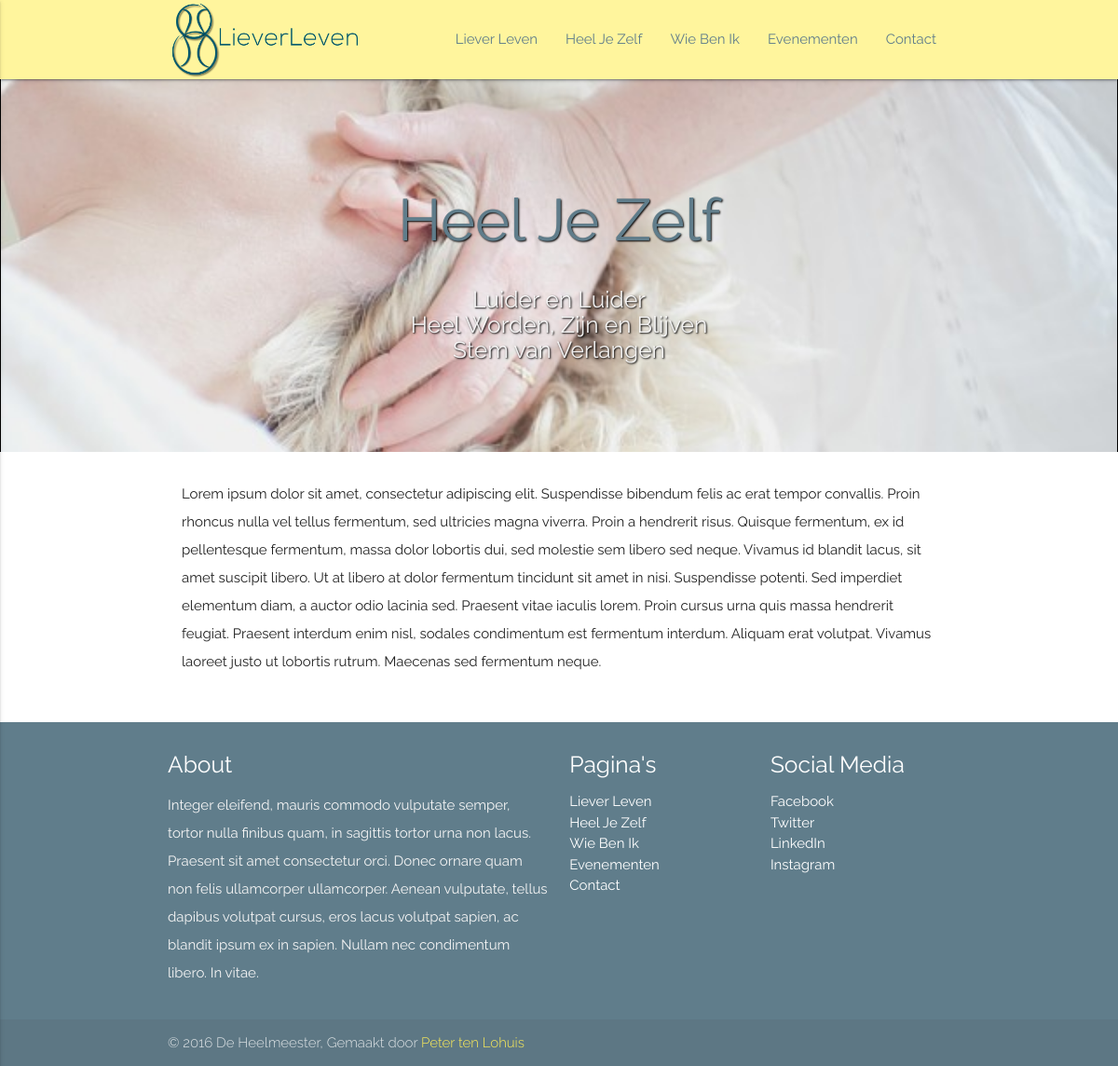
/content/heeljezelf/, run on the app's committed database.
### haiku_app/models.py (models this page shows, shortened)
class Haiku(models.Model):
    timestamp = models.DateTimeField(auto_now=False, auto_now_add=True)
    title = models.CharField(max_length=256)
    url_title = models.CharField(max_length=32, default='hello')
    image = models.ImageField(upload_to="img", blank=True)
    line_one = models.CharField(max_length=64)
    line_two = models.CharField(max_length=64)
    line_three = models.CharField(max_length=64)
    text = models.TextField()
    class Meta:
        verbose_name = "Haiku"
        verbose_name_plural = "Haiku's"

### haiku_app/views.py (the view)
# urls.py: url(r'^(?P<title_obj>[\w\-]+)/$', views.detailed, name='EvenementDetailed'),
def detailed(request, title_obj):
    haiku = Haiku.objects.get(url_title=title_obj)
    context = {
        'haiku': haiku,
    }
    return render(request, 'detailed.html', context)

### templates/detailed.html (shortened to what this page needs)
{% load staticfiles %}
<!DOCTYPE html>
<html lang="en">
<head>
  <link href="{% static 'css/materialize.css' %}" type="text/css" rel="stylesheet" media="screen,projection"/>
  <link href="{% static 'css/style.css' %}" type="text/css" rel="stylesheet" media="screen,projection"/>
</head>
<body>
  <nav class="yellow lighten-3" role="navigation">
    <div class="nav-wrapper container">
      <a id="logo-container" href="/" class="brand-logo"><img class="that-logo" src="{% static 'img/logo.png' %}" alt="Liever Leven"></a>
      <ul class="right hide-on-med-and-down">
        <li><a href="/content/lieverleven/" class="blue-grey-text">Liever Leven</a></li>
        <li><a href="/content/heeljezelf/" class="blue-grey-text">Heel Je Zelf</a></li>
        <li><a href="/content/wiebenik/" class="blue-grey-text">Wie Ben Ik</a></li>
        <li><a href="/evenementen/" class="blue-grey-text">Evenementen</a></li>
        <li><a href="/contact/" class="blue-grey-text">Contact</a></li>
      </ul>
    </div>
  </nav>
  <div id="index-banner" class="parallax-container" style="min-height:400px;">
    <div class="section no-pad-bot">
      <div class="container">
        <br><br>
        <h1 class="header center blue-grey-text shadow-the-hedgehog">{{ haiku.title }}</h1>
        <div class="row center">
          <h5 class="header col s12 shadow-the-hedgehog">{{ haiku.line_one }}<br>{{ haiku.line_two }}<br>{{ haiku.line_three }}</h5>
        </div>
        <br><br>
      </div>
    </div>
    <div class="parallax"><img src="{{ haiku.image.url }}" alt="Unsplashed background img 1"></div>
  </div>
  <div class="container">
    <div class="section">
      <div class="row">
        <div class="col s12 m12">
          <div class="icon-block">
            <p>{{ haiku.text }}</p>
          </div>
        </div>
      </div>
    </div>
  </div>
  <footer class="page-footer blue-grey">
    <div class="container">
      <div class="row">
        <div class="col l6 s12">
          <h5 class="white-text">About</h5>
          <p class="grey-text text-lighten-4">Integer eleifend, mauris commodo vulputate semper, tortor nulla finibus quam, in sagittis tortor urna non lacus. Praesent sit amet consectetur orci. Donec ornare quam non felis ullamcorper ullamcorper. Aenean vulputate, tellus dapibus volutpat cursus, eros lacus volutpat sapien, ac blandit ipsum ex in sapien. Nullam nec condimentum libero. In vitae.</p>
        </div>
        <div class="col l3 s12">
          <h5 class="white-text">Pagina's</h5>
          <ul>
            <li><a class="white-text" href="/content/lieverleven/">Liever Leven</a></li>
            <li><a class="white-text" href="/content/heeljezelf/">Heel Je Zelf</a></li>
            <li><a class="white-text" href="/content/wiebenik/">Wie Ben Ik</a></li>
            <li><a class="white-text" href="/evenementen/">Evenementen</a></li>
            <li><a class="white-text" href="/contact/">Contact</a></li>
          </ul>
        </div>
        <div class="col l3 s12">
          <h5 class="white-text">Social Media</h5>
          <ul>
            <li><a class="white-text" href="#!">Facebook</a></li>
            <li><a class="white-text" href="#!">Twitter</a></li>
            <li><a class="white-text" href="#!">LinkedIn</a></li>
            <li><a class="white-text" href="#!">Instagram</a></li>
          </ul>
        </div>
      </div>
    </div>
    <div class="footer-copyright">
      <div class="container">
      &copy; 2016 De Heelmeester, Gemaakt door <a class="yellow-text text-lighten-1" href="http://petertenlohuis.nl">Peter ten Lohuis</a>
      </div>
    </div>
  </footer>
  </body>
</html>

### static/static_dev/css/style.css (style rules this page uses)
html { font-family: 'Raleway', sans-serif; }
img { display: block; margin-left: auto; margin-right: auto; border: 1px #000 solid; box-shadow: 4px 4px 5px 0px rgba(0,0,0,0.75); }
nav ul a, nav .brand-logo { color: #444; }
p { line-height: 2rem; }
.that-logo { height: 85px; border: none; box-shadow: none; }
.shadow-the-hedgehog { text-shadow: 1px 1px 2px rgba(0, 0, 0, 1); }
.parallax-container { padding-top: 70px; min-height: 500px; line-height: 0; height: auto; color: rgba(255,255,255,.9); }
.parallax-container .section { width: 100%; }
@media only screen and (min-width: 601px) { nav, nav .nav-wrapper i, nav a.button-collapse, nav a.button-collapse i { height: 85px; line-height: 85px; } }
.icon-block { padding: 0 15px; }
footer.page-footer { margin: 0; }

### data on the page
Haiku: title "Heel Je Zelf", line_one "Luider en Luider", line_two "Heel Worden, Zijn en Blijven", line_three "Stem van Verlangen", image (picture), text "Lorem ipsum dolor sit amet, consectetur adipiscing elit. Suspendisse bibendum felis ac erat tempor convallis. Proin rhoncus nulla vel tellus fermentum, sed ultricies magna viverra. Proin a hendrerit risus. Quisque fermentum, ex id pellentesque fermentum, massa dolor lobortis dui, sed molestie sem libero sed neque. Vivamus id blandit lacus, sit amet suscipit libero. Ut at libero at dolor fermentum tincidunt sit amet in nisi. Suspendisse potenti. Sed imperdiet elementum diam, a auctor odio lacinia sed. Praesent vitae iaculis lorem. Proin cursus urna quis massa hendrerit feugiat. Praesent interdum enim nisl, sodales condimentum est fermentum interdum. Aliquam erat volutpat. Vivamus laoreet…"
